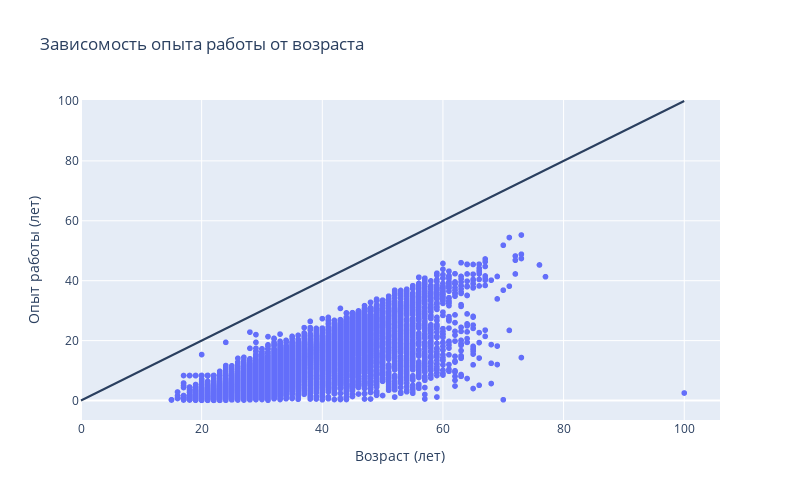

The notebook cell saved with this chart:
### Markdown cell above
8. Постройте **диаграмму рассеяния**, показывающую зависимость опыта работы (**"Опыт работы (месяц)"**) от возраста (**"Возраст"**). Опыт работы переведите из месяцев в года, чтобы признаки были в едином масштабе. Постройте на графике дополнительно прямую, проходящую через точки (0, 0) и (100, 100). Данная прямая соответствует значениям, когда опыт работы равен возрасту человека. Точки, лежащие на этой прямой и выше нее - аномалии в наших данных (опыт работы больше либо равен возрасту соискателя)

### Code cell
# Построим диаграмму рассеивания
fig = px.scatter(
    data_frame=hh_data,
    x='Возраст',
    y=hh_data['Опыт работы (месяц)']/12,
    width=800,
    height=500,
    title='Зависомость опыта работы от возраста',
    labels={'Возраст': 'Возраст (лет)', 'y': 'Опыт работы (лет)'}
)
# Добавим линию с координатами (0,0) и (100,100)
fig.add_shape(type='line', x0=0, y0=0, x1=100, y1=100)
# fig.show('notebook')
# fig.write_html("plotly/scatter_4_8.html")

### Figure 1 — Plotly figure (JSON) as saved in the notebook; plotly's stock layout.template omitted (floating-point values rounded to 4 significant figures; data arrays with more than 128 entries replaced by an {"elided": "..."} marker saying what was removed)
{"data": [{"hovertemplate": "Возраст (лет)=%{x}<br>Опыт работы (лет)=%{y}<extra></extra>", "legendgroup": "", "marker": {"color": "#636efa", "symbol": "circle"}, "mode": "markers", "name": "", "showlegend": false, "type": "scattergl", "x": {"elided": "44485 int values"}, "xaxis": "x", "y": {"elided": "44485 float values"}, "yaxis": "y"}], "layout": {"height": 500, "legend": {"tracegroupgap": 0}, "shapes": [{"type": "line", "x0": 0, "x1": 100, "y0": 0, "y1": 100}], "title": {"text": "Зависомость опыта работы от возраста"}, "width": 800, "xaxis": {"anchor": "y", "domain": [0, 1], "title": {"text": "Возраст (лет)"}}, "yaxis": {"anchor": "x", "domain": [0, 1], "title": {"text": "Опыт работы (лет)"}}}}
